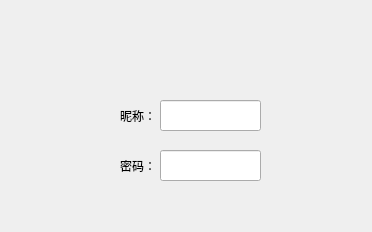
<?xml version="1.0" encoding="UTF-8"?>
<ui version="4.0">
 <class>UserInfoUI</class>
 <widget class="QWidget" name="UserInfoUI">
  <property name="geometry">
   <rect>
    <x>0</x>
    <y>0</y>
    <width>372</width>
    <height>232</height>
   </rect>
  </property>
  <property name="windowTitle">
   <string>用户个人信息</string>
  </property>
  <layout class="QGridLayout" name="gridLayout">
   <property name="leftMargin">
    <number>0</number>
   </property>
   <property name="topMargin">
    <number>0</number>
   </property>
   <property name="rightMargin">
    <number>0</number>
   </property>
   <property name="bottomMargin">
    <number>0</number>
   </property>
   <property name="spacing">
    <number>0</number>
   </property>
   <item row="0" column="0">
    <widget class="QWidget" name="widget" native="true">
     <widget class="QWidget" name="Headwidget" native="true">
      <property name="geometry">
       <rect>
        <x>40</x>
        <y>60</y>
        <width>61</width>
        <height>51</height>
       </rect>
      </property>
      <property name="styleSheet">
       <string notr="true">image: url(:/icon/defaultheadpicture.jpg);</string>
      </property>
     </widget>
     <widget class="QLabel" name="UserNamelabel">
      <property name="geometry">
       <rect>
        <x>120</x>
        <y>100</y>
        <width>41</width>
        <height>31</height>
       </rect>
      </property>
      <property name="styleSheet">
       <string notr="true">font: 700 12pt &quot;Microsoft YaHei UI&quot;;</string>
      </property>
      <property name="text">
       <string>昵称：</string>
      </property>
     </widget>
     <widget class="QLabel" name="UserIDlabel">
      <property name="geometry">
       <rect>
        <x>120</x>
        <y>60</y>
        <width>141</width>
        <height>31</height>
       </rect>
      </property>
      <property name="styleSheet">
       <string notr="true">font: 700 12pt &quot;Microsoft YaHei UI&quot;;</string>
      </property>
      <property name="text">
       <string/>
      </property>
     </widget>
     <widget class="QLineEdit" name="passwdlineEdit">
      <property name="geometry">
       <rect>
        <x>160</x>
        <y>150</y>
        <width>101</width>
        <height>31</height>
       </rect>
      </property>
     </widget>
     <widget class="QLabel" name="label">
      <property name="geometry">
       <rect>
        <x>120</x>
        <y>150</y>
        <width>41</width>
        <height>31</height>
       </rect>
      </property>
      <property name="styleSheet">
       <string notr="true">font: 700 12pt &quot;Microsoft YaHei UI&quot;;</string>
      </property>
      <property name="text">
       <string>密码：</string>
      </property>
     </widget>
     <widget class="QLineEdit" name="namelineEdit">
      <property name="geometry">
       <rect>
        <x>160</x>
        <y>100</y>
        <width>101</width>
        <height>31</height>
       </rect>
      </property>
     </widget>
    </widget>
   </item>
  </layout>
 </widget>
 <resources/>
 <connections/>
</ui>
